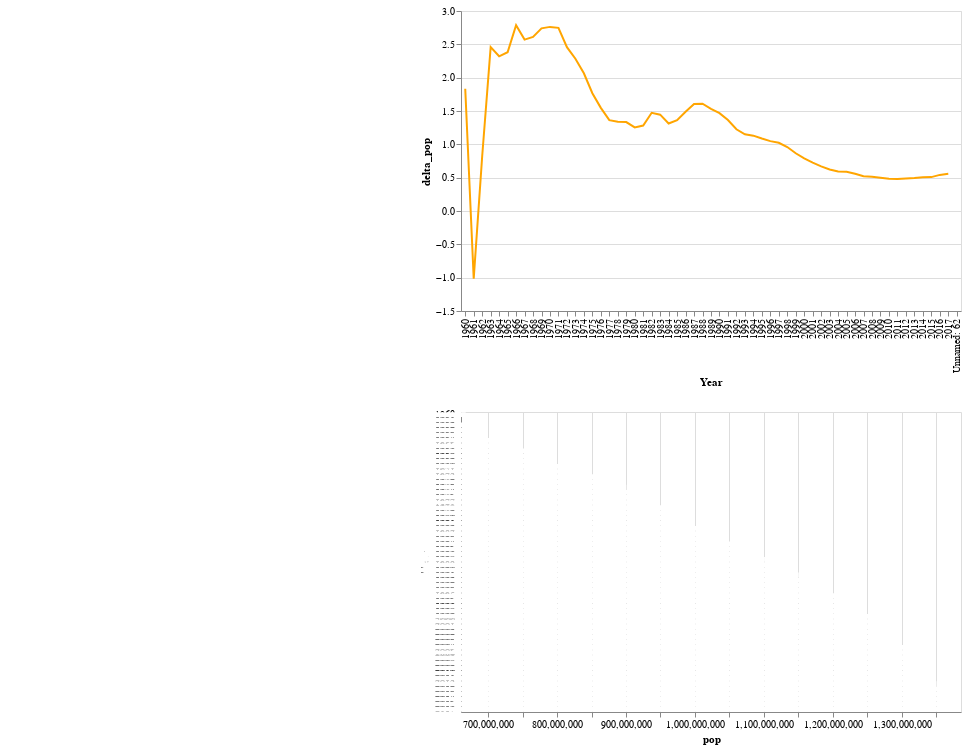

The notebook cell saved with this chart:
### Code cell
interval = alt.selection_interval(encodings=['x'])

chart_delta = alt.Chart(china, width=500).mark_line(color='orange').encode(
    x=alt.X('year', axis=alt.Axis(title='Year')),
    #x='year',
    y='delta_pop'
    #tooltip='year'
    # y=alt.Y('delta_pop', axis=alt.Axis(format='%', title='Change in Population'))
).properties(
    selection=interval
)


chart_pop = alt.Chart(china, width=500).mark_bar(color='white').encode(
    x=alt.X('pop',  scale=alt.Scale(domain=(china[columns[2]].min(), china[columns[2]].max()))),
    y=alt.Y('year', axis=alt.Axis(title='Year')),
    #x='year',
    # y='pop'
    #tooltip='year'
    # y=alt.Y('delta_pop', axis=alt.Axis(format='%', title='Change in Population'))
).transform_filter(
    interval
)


chart_delta & chart_pop

### Figure 1 — Vega-Lite specification as saved in the notebook (floating-point values rounded to 4 significant figures)
{"$schema": "https://vega.github.io/schema/vega-lite/v2.6.0.json", "config": {"view": {"height": 300, "width": 400}}, "datasets": {"data-a73e82229d8c2d3c5a01026ff74bc887": [{"delta_pop": 1.833, "pop": 667070000, "year": "1960"}, {"delta_pop": -1.016, "pop": 660330000, "year": "1961"}, {"delta_pop": 0.8205, "pop": 665770000, "year": "1962"}, {"delta_pop": 2.458, "pop": 682335000, "year": "1963"}, {"delta_pop": 2.321, "pop": 698355000, "year": "1964"}, {"delta_pop": 2.381, "pop": 715185000, "year": "1965"}, {"delta_pop": 2.787, "pop": 735400000, "year": "1966"}, {"delta_pop": 2.571, "pop": 754550000, "year": "1967"}, {"delta_pop": 2.611, "pop": 774510000, "year": "1968"}, {"delta_pop": 2.74, "pop": 796025000, "year": "1969"}, {"delta_pop": 2.762, "pop": 818315000, "year": "1970"}, {"delta_pop": 2.747, "pop": 841105000, "year": "1971"}, {"delta_pop": 2.457, "pop": 862030000, "year": "1972"}, {"delta_pop": 2.283, "pop": 881940000, "year": "1973"}, {"delta_pop": 2.066, "pop": 900350000, "year": "1974"}, {"delta_pop": 1.766, "pop": 916395000, "year": "1975"}, {"delta_pop": 1.547, "pop": 930685000, "year": "1976"}, {"delta_pop": 1.363, "pop": 943455000, "year": "1977"}, {"delta_pop": 1.338, "pop": 956165000, "year": "1978"}, {"delta_pop": 1.334, "pop": 969005000, "year": "1979"}, {"delta_pop": 1.254, "pop": 981235000, "year": "1980"}, {"delta_pop": 1.281, "pop": 993885000, "year": "1981"}, {"delta_pop": 1.473, "pop": 1008630000, "year": "1982"}, {"delta_pop": 1.445, "pop": 1023310000, "year": "1983"}, {"delta_pop": 1.312, "pop": 1036825000, "year": "1984"}, {"delta_pop": 1.362, "pop": 1051040000, "year": "1985"}, {"delta_pop": 1.487, "pop": 1066790000, "year": "1986"}, {"delta_pop": 1.604, "pop": 1084035000, "year": "1987"}, {"delta_pop": 1.61, "pop": 1101630000, "year": "1988"}, {"delta_pop": 1.533, "pop": 1118650000, "year": "1989"}, {"delta_pop": 1.467, "pop": 1135185000, "year": "1990"}, {"delta_pop": 1.364, "pop": 1150780000, "year": "1991"}, {"delta_pop": 1.226, "pop": 1164970000, "year": "1992"}, {"delta_pop": 1.15, "pop": 1178440000, "year": "1993"}, {"delta_pop": 1.13, "pop": 1191835000, "year": "1994"}, {"delta_pop": 1.087, "pop": 1204855000, "year": "1995"}, {"delta_pop": 1.048, "pop": 1217550000, "year": "1996"}, {"delta_pop": 1.023, "pop": 1230075000, "year": "1997"}, {"delta_pop": 0.9596, "pop": 1241935000, "year": "1998"}, {"delta_pop": 0.8659, "pop": 1252735000, "year": "1999"}, {"delta_pop": 0.788, "pop": 1262645000, "year": "2000"}, {"delta_pop": 0.7264, "pop": 1271850000, "year": "2001"}, {"delta_pop": 0.67, "pop": 1280400000, "year": "2002"}, {"delta_pop": 0.6229, "pop": 1288400000, "year": "2003"}, {"delta_pop": 0.5939, "pop": 1296075000, "year": "2004"}, {"delta_pop": 0.5881, "pop": 1303720000, "year": "2005"}, {"delta_pop": 0.5584, "pop": 1311020000, "year": "2006"}, {"delta_pop": 0.5223, "pop": 1317885000, "year": "2007"}, {"delta_pop": 0.5124, "pop": 1324655000, "year": "2008"}, {"delta_pop": 0.4974, "pop": 1331260000, "year": "2009"}, {"delta_pop": 0.483, "pop": 1337705000, "year": "2010"}, {"delta_pop": 0.4792, "pop": 1344130000, "year": "2011"}, {"delta_pop": 0.4872, "pop": 1350695000, "year": "2012"}, {"delta_pop": 0.4937, "pop": 1357380000, "year": "2013"}, {"delta_pop": 0.5063, "pop": 1364270000, "year": "2014"}, {"delta_pop": 0.5081, "pop": 1371220000, "year": "2015"}, {"delta_pop": 0.5415, "pop": 1378665000, "year": "2016"}, {"delta_pop": 0.5591, "pop": 1386395000, "year": "2017"}, {"delta_pop": null, "pop": null, "year": "Unnamed: 62"}]}, "vconcat": [{"data": {"name": "data-a73e82229d8c2d3c5a01026ff74bc887"}, "encoding": {"x": {"axis": {"title": "Year"}, "field": "year", "type": "nominal"}, "y": {"field": "delta_pop", "type": "quantitative"}}, "mark": {"color": "orange", "type": "line"}, "selection": {"selector018": {"encodings": ["x"], "mark": {"fill": "#333", "fillOpacity": 0.125, "stroke": "white"}, "on": "[mousedown, window:mouseup] > window:mousemove!", "resolve": "global", "translate": "[mousedown, window:mouseup] > window:mousemove!", "type": "interval", "zoom": "wheel!"}}, "width": 500}, {"data": {"name": "data-a73e82229d8c2d3c5a01026ff74bc887"}, "encoding": {"x": {"field": "pop", "scale": {"domain": [660330000, 1386395000]}, "type": "quantitative"}, "y": {"axis": {"title": "Year"}, "field": "year", "type": "nominal"}}, "mark": {"color": "white", "type": "bar"}, "transform": [{"filter": {"selection": "selector018"}}], "width": 500}]}
